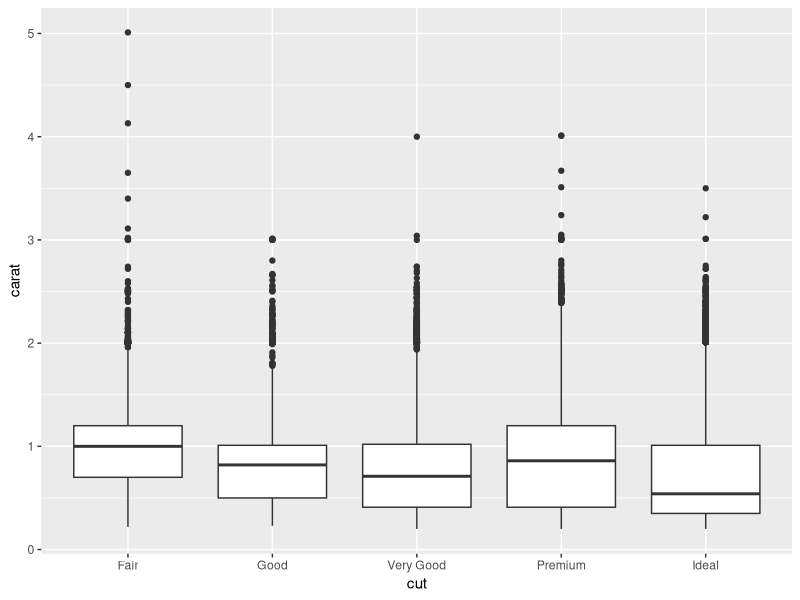
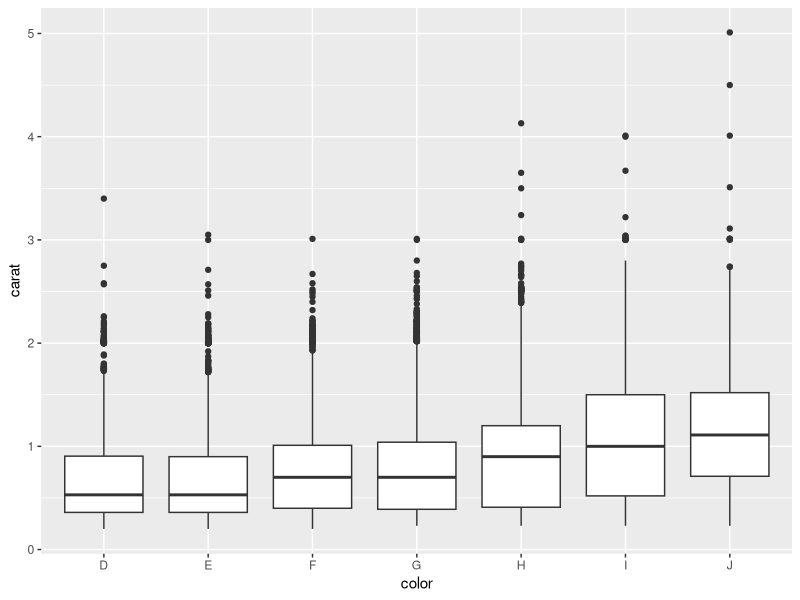
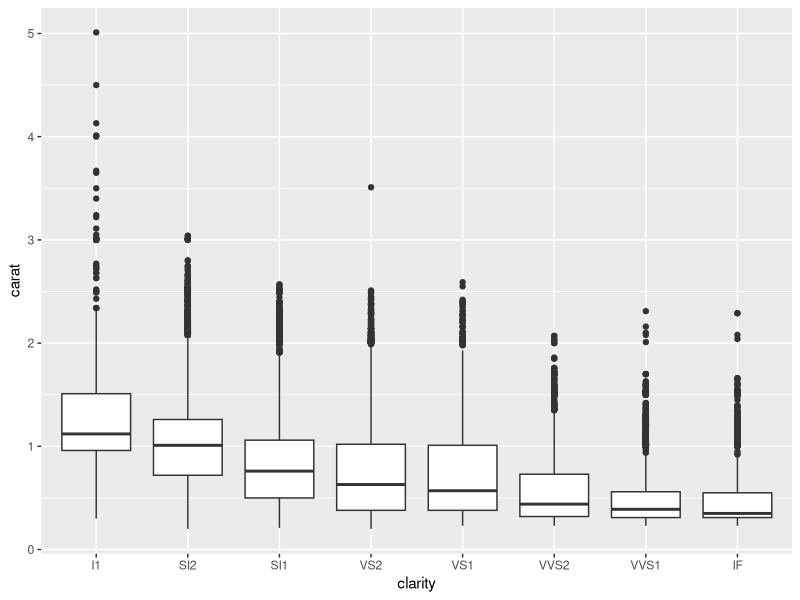

R code for these plots, in order:
## ---- chunk 1
knitr::opts_chunk$set(echo = FALSE)
## ---- chunk 2
library("ggplot2")
library("dplyr")
## ---- chunk 3
ggplot(diamonds, aes(y = carat, x = cut)) +
  geom_boxplot()
## ---- chunk 4
ggplot(diamonds, aes(y = carat, x = color)) +
  geom_boxplot()
## ---- chunk 5
ggplot(diamonds, aes(y = carat, x = clarity)) +
  geom_boxplot()
